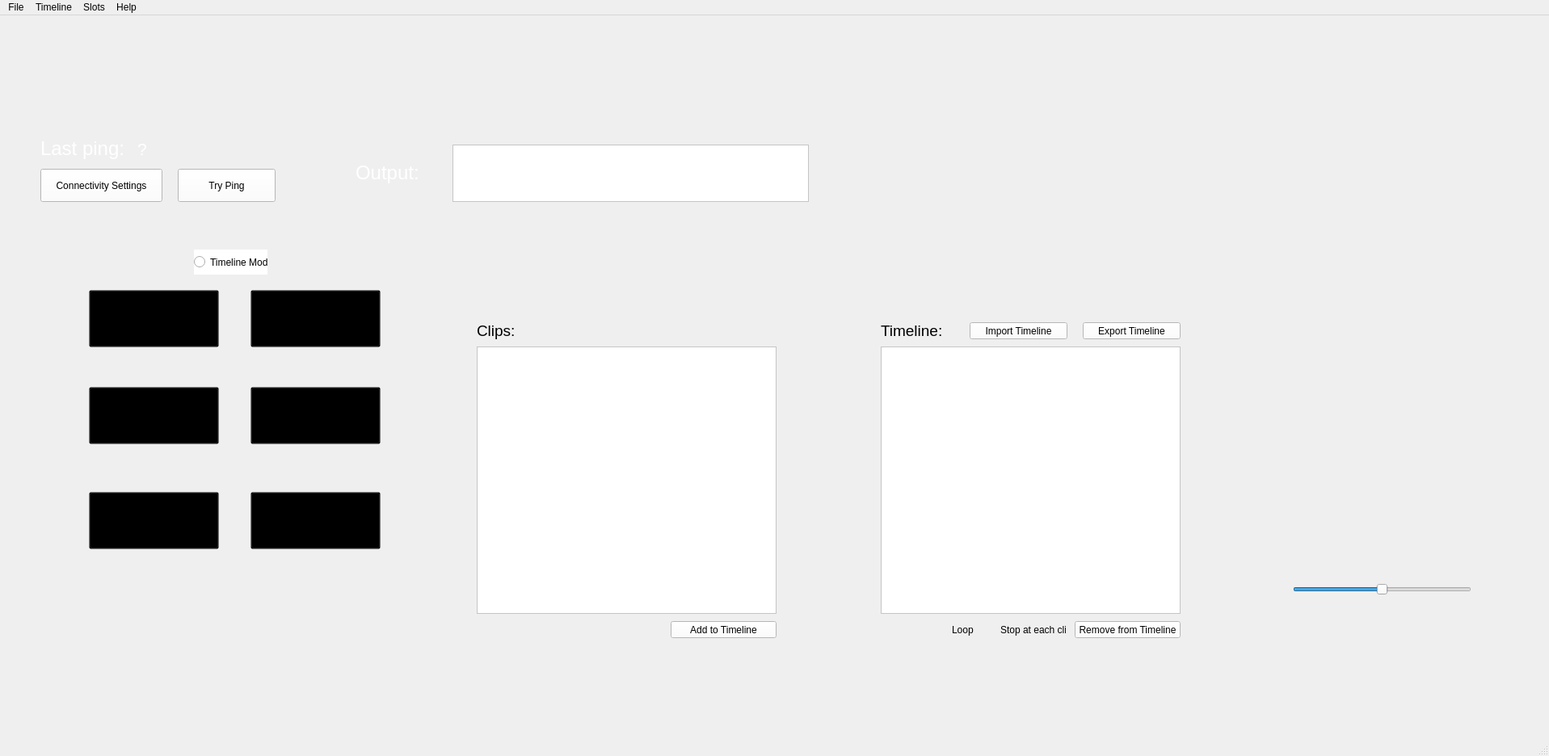
<?xml version="1.0" encoding="UTF-8"?>
<ui version="4.0">
 <class>MainWindow</class>
 <widget class="QMainWindow" name="MainWindow">
  <property name="geometry">
   <rect>
    <x>0</x>
    <y>0</y>
    <width>1917</width>
    <height>936</height>
   </rect>
  </property>
  <property name="minimumSize">
   <size>
    <width>1917</width>
    <height>936</height>
   </size>
  </property>
  <property name="windowTitle">
   <string>MainWindow</string>
  </property>
  <property name="autoFillBackground">
   <bool>true</bool>
  </property>
  <property name="styleSheet">
   <string notr="true"/>
  </property>
  <property name="documentMode">
   <bool>false</bool>
  </property>
  <widget class="QWidget" name="centralwidget">
   <property name="styleSheet">
    <string notr="true">background: url(:/resources/img.jpeg)</string>
   </property>
   <widget class="QPushButton" name="pushButton">
    <property name="geometry">
     <rect>
      <x>110</x>
      <y>340</y>
      <width>161</width>
      <height>71</height>
     </rect>
    </property>
    <property name="styleSheet">
     <string notr="true">background: transparent</string>
    </property>
    <property name="text">
     <string/>
    </property>
   </widget>
   <widget class="QLabel" name="label">
    <property name="geometry">
     <rect>
      <x>50</x>
      <y>150</y>
      <width>111</width>
      <height>31</height>
     </rect>
    </property>
    <property name="font">
     <font>
      <pointsize>18</pointsize>
     </font>
    </property>
    <property name="styleSheet">
     <string notr="true">background: transparent</string>
    </property>
    <property name="text">
     <string>&lt;html&gt;&lt;head/&gt;&lt;body&gt;&lt;p&gt;&lt;span style=&quot; color:#ffffff;&quot;&gt;Last ping:&lt;/span&gt;&lt;/p&gt;&lt;/body&gt;&lt;/html&gt;</string>
    </property>
    <property name="textFormat">
     <enum>Qt::AutoText</enum>
    </property>
   </widget>
   <widget class="QLabel" name="label_2">
    <property name="geometry">
     <rect>
      <x>170</x>
      <y>150</y>
      <width>181</width>
      <height>31</height>
     </rect>
    </property>
    <property name="font">
     <font>
      <pointsize>16</pointsize>
     </font>
    </property>
    <property name="styleSheet">
     <string notr="true">background: transparent</string>
    </property>
    <property name="text">
     <string>&lt;html&gt;&lt;head/&gt;&lt;body&gt;&lt;p&gt;&lt;span style=&quot; color:#ffffff;&quot;&gt;?&lt;/span&gt;&lt;/p&gt;&lt;/body&gt;&lt;/html&gt;</string>
    </property>
    <property name="textFormat">
     <enum>Qt::AutoText</enum>
    </property>
   </widget>
   <widget class="QPushButton" name="pushButton_2">
    <property name="geometry">
     <rect>
      <x>50</x>
      <y>190</y>
      <width>151</width>
      <height>41</height>
     </rect>
    </property>
    <property name="styleSheet">
     <string notr="true">background:rgb(255, 255, 255)</string>
    </property>
    <property name="text">
     <string>Connectivity Settings</string>
    </property>
   </widget>
   <widget class="QPushButton" name="pushButton_3">
    <property name="geometry">
     <rect>
      <x>220</x>
      <y>190</y>
      <width>121</width>
      <height>41</height>
     </rect>
    </property>
    <property name="styleSheet">
     <string notr="true">background:rgb(255, 255, 255)</string>
    </property>
    <property name="text">
     <string>Try Ping</string>
    </property>
   </widget>
   <widget class="QTextBrowser" name="textBrowser">
    <property name="geometry">
     <rect>
      <x>590</x>
      <y>410</y>
      <width>371</width>
      <height>331</height>
     </rect>
    </property>
    <property name="styleSheet">
     <string notr="true">background:rgb(255, 255, 255)</string>
    </property>
   </widget>
   <widget class="QLabel" name="label_3">
    <property name="geometry">
     <rect>
      <x>590</x>
      <y>380</y>
      <width>51</width>
      <height>21</height>
     </rect>
    </property>
    <property name="font">
     <font>
      <pointsize>14</pointsize>
     </font>
    </property>
    <property name="styleSheet">
     <string notr="true">background: transparent</string>
    </property>
    <property name="text">
     <string>Clips:</string>
    </property>
    <property name="textFormat">
     <enum>Qt::AutoText</enum>
    </property>
   </widget>
   <widget class="QTextBrowser" name="textBrowser_2">
    <property name="geometry">
     <rect>
      <x>1090</x>
      <y>410</y>
      <width>371</width>
      <height>331</height>
     </rect>
    </property>
    <property name="styleSheet">
     <string notr="true">background:rgb(255, 255, 255)</string>
    </property>
   </widget>
   <widget class="QLabel" name="label_4">
    <property name="geometry">
     <rect>
      <x>1090</x>
      <y>380</y>
      <width>81</width>
      <height>21</height>
     </rect>
    </property>
    <property name="font">
     <font>
      <pointsize>14</pointsize>
     </font>
    </property>
    <property name="styleSheet">
     <string notr="true">background: transparent</string>
    </property>
    <property name="text">
     <string>Timeline:</string>
    </property>
    <property name="textFormat">
     <enum>Qt::AutoText</enum>
    </property>
   </widget>
   <widget class="QPushButton" name="pushButton_4">
    <property name="geometry">
     <rect>
      <x>830</x>
      <y>750</y>
      <width>131</width>
      <height>21</height>
     </rect>
    </property>
    <property name="styleSheet">
     <string notr="true">background:rgb(255, 255, 255)</string>
    </property>
    <property name="text">
     <string>Add to Timeline</string>
    </property>
   </widget>
   <widget class="QPushButton" name="pushButton_5">
    <property name="geometry">
     <rect>
      <x>1340</x>
      <y>380</y>
      <width>121</width>
      <height>21</height>
     </rect>
    </property>
    <property name="styleSheet">
     <string notr="true">background:rgb(255, 255, 255)</string>
    </property>
    <property name="text">
     <string>Export Timeline</string>
    </property>
   </widget>
   <widget class="QPushButton" name="pushButton_6">
    <property name="geometry">
     <rect>
      <x>1200</x>
      <y>380</y>
      <width>121</width>
      <height>21</height>
     </rect>
    </property>
    <property name="styleSheet">
     <string notr="true">background:rgb(255, 255, 255)</string>
    </property>
    <property name="text">
     <string>Import Timeline</string>
    </property>
   </widget>
   <widget class="QTextBrowser" name="textBrowser_3">
    <property name="geometry">
     <rect>
      <x>560</x>
      <y>160</y>
      <width>441</width>
      <height>71</height>
     </rect>
    </property>
    <property name="styleSheet">
     <string notr="true">background:rgb(255, 255, 255)</string>
    </property>
   </widget>
   <widget class="QLabel" name="label_5">
    <property name="geometry">
     <rect>
      <x>440</x>
      <y>180</y>
      <width>111</width>
      <height>31</height>
     </rect>
    </property>
    <property name="font">
     <font>
      <pointsize>18</pointsize>
     </font>
    </property>
    <property name="styleSheet">
     <string notr="true">background: transparent</string>
    </property>
    <property name="text">
     <string>&lt;html&gt;&lt;head/&gt;&lt;body&gt;&lt;p&gt;&lt;span style=&quot; color:#ffffff;&quot;&gt;Output:&lt;/span&gt;&lt;/p&gt;&lt;/body&gt;&lt;/html&gt;</string>
    </property>
    <property name="textFormat">
     <enum>Qt::AutoText</enum>
    </property>
   </widget>
   <widget class="QPushButton" name="pushButton_7">
    <property name="geometry">
     <rect>
      <x>1330</x>
      <y>750</y>
      <width>131</width>
      <height>21</height>
     </rect>
    </property>
    <property name="styleSheet">
     <string notr="true">background:rgb(255, 255, 255)</string>
    </property>
    <property name="text">
     <string>Remove from Timeline</string>
    </property>
   </widget>
   <widget class="QCheckBox" name="checkBox">
    <property name="geometry">
     <rect>
      <x>1219</x>
      <y>750</y>
      <width>101</width>
      <height>21</height>
     </rect>
    </property>
    <property name="styleSheet">
     <string notr="true">background: transparent</string>
    </property>
    <property name="text">
     <string>Stop at each clip</string>
    </property>
   </widget>
   <widget class="QCheckBox" name="checkBox_2">
    <property name="geometry">
     <rect>
      <x>1159</x>
      <y>750</y>
      <width>51</width>
      <height>21</height>
     </rect>
    </property>
    <property name="styleSheet">
     <string notr="true">background: transparent</string>
    </property>
    <property name="text">
     <string>Loop</string>
    </property>
   </widget>
   <widget class="QSlider" name="horizontalSlider">
    <property name="geometry">
     <rect>
      <x>1600</x>
      <y>690</y>
      <width>221</width>
      <height>41</height>
     </rect>
    </property>
    <property name="maximum">
     <number>100</number>
    </property>
    <property name="value">
     <number>50</number>
    </property>
    <property name="orientation">
     <enum>Qt::Horizontal</enum>
    </property>
   </widget>
   <widget class="QPushButton" name="pushButton_8">
    <property name="geometry">
     <rect>
      <x>310</x>
      <y>340</y>
      <width>161</width>
      <height>71</height>
     </rect>
    </property>
    <property name="styleSheet">
     <string notr="true">background: transparent</string>
    </property>
    <property name="text">
     <string/>
    </property>
   </widget>
   <widget class="QPushButton" name="pushButton_9">
    <property name="geometry">
     <rect>
      <x>110</x>
      <y>460</y>
      <width>161</width>
      <height>71</height>
     </rect>
    </property>
    <property name="styleSheet">
     <string notr="true">background: transparent</string>
    </property>
    <property name="text">
     <string/>
    </property>
   </widget>
   <widget class="QPushButton" name="pushButton_10">
    <property name="geometry">
     <rect>
      <x>110</x>
      <y>590</y>
      <width>161</width>
      <height>71</height>
     </rect>
    </property>
    <property name="styleSheet">
     <string notr="true">background: transparent</string>
    </property>
    <property name="text">
     <string/>
    </property>
   </widget>
   <widget class="QPushButton" name="pushButton_11">
    <property name="geometry">
     <rect>
      <x>310</x>
      <y>590</y>
      <width>161</width>
      <height>71</height>
     </rect>
    </property>
    <property name="styleSheet">
     <string notr="true">background: transparent</string>
    </property>
    <property name="text">
     <string/>
    </property>
   </widget>
   <widget class="QPushButton" name="pushButton_12">
    <property name="geometry">
     <rect>
      <x>310</x>
      <y>460</y>
      <width>161</width>
      <height>71</height>
     </rect>
    </property>
    <property name="styleSheet">
     <string notr="true">background: transparent</string>
    </property>
    <property name="text">
     <string/>
    </property>
   </widget>
   <widget class="QRadioButton" name="radioButton">
    <property name="geometry">
     <rect>
      <x>240</x>
      <y>290</y>
      <width>91</width>
      <height>31</height>
     </rect>
    </property>
    <property name="styleSheet">
     <string notr="true">background:rgb(255, 255, 255)</string>
    </property>
    <property name="text">
     <string>Timeline Mode</string>
    </property>
   </widget>
  </widget>
  <widget class="QMenuBar" name="menubar">
   <property name="geometry">
    <rect>
     <x>0</x>
     <y>0</y>
     <width>1917</width>
     <height>21</height>
    </rect>
   </property>
   <widget class="QMenu" name="menuFile">
    <property name="title">
     <string>File</string>
    </property>
    <addaction name="actionQuit"/>
   </widget>
   <widget class="QMenu" name="menuTimeline">
    <property name="title">
     <string>Timeline</string>
    </property>
    <addaction name="actionImport_Different_Timeline"/>
    <addaction name="actionExport_Current_Timeline"/>
   </widget>
   <widget class="QMenu" name="menuSlots">
    <property name="title">
     <string>Slots</string>
    </property>
    <addaction name="actionToggle_Slot"/>
   </widget>
   <widget class="QMenu" name="menuHelp">
    <property name="title">
     <string>Help</string>
    </property>
   </widget>
   <addaction name="menuFile"/>
   <addaction name="menuTimeline"/>
   <addaction name="menuSlots"/>
   <addaction name="menuHelp"/>
  </widget>
  <widget class="QStatusBar" name="statusbar"/>
  <action name="actionImport_Different_Timeline">
   <property name="text">
    <string>Import Different Timeline</string>
   </property>
  </action>
  <action name="actionExport_Current_Timeline">
   <property name="text">
    <string>Export Current Timeline</string>
   </property>
  </action>
  <action name="actionToggle_Slot">
   <property name="text">
    <string>Toggle Slot</string>
   </property>
  </action>
  <action name="actionQuit">
   <property name="text">
    <string>Quit</string>
   </property>
  </action>
 </widget>
 <resources>
  <include location="resources/background.qrc"/>
 </resources>
 <connections/>
</ui>
